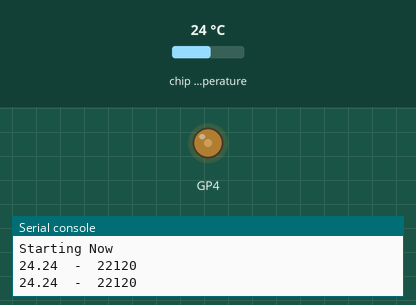
This program was run on a simulated Raspberry Pi Pico running MicroPython. On the bench: output pins drawn as LEDs (lit = HIGH), the last lines printed to the serial console. The inputs (shaded band) are chosen by the test bench; at power-on: chip temperature 24 °C.

Above: at 1.2 s.
1.3 s: chip temperature set to 1 °C
At 2.5 s:
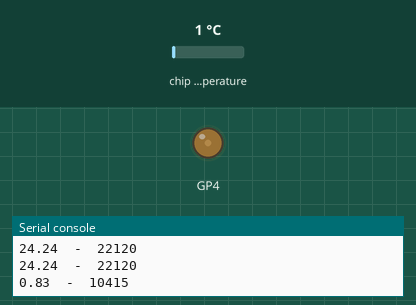
3.5 s: chip temperature set to 11 °C
At 5.2 s:
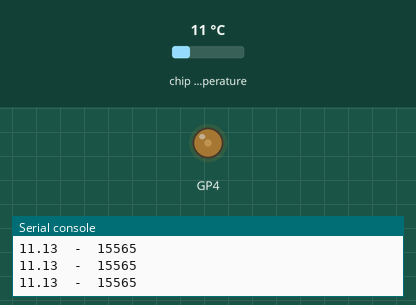
Timing chart, 0 to 6.7 s (numbered marks = the images above; inputs shaded):
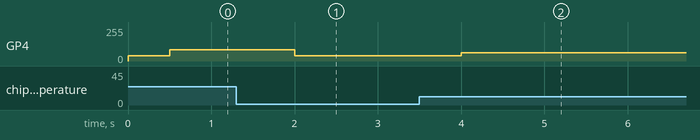

Measured:
- after the input at 1.3 s, GP4: 86/255 → 41/255 after 0.70 s
- after the input at 3.5 s, GP4: 41/255 → 61/255 after 0.50 s

The program:

main.py
```python
from machine import Pin, I2C, ADC, PWM

import network
import socket

import json

from utime import sleep_ms


with open("conf.json") as f:
    conf = json.load(f)

# wifi (only for W ver)
WIFI_SSID = conf["global"]["wi_fi"]["ssid"]
WIFI_PASSWORD = conf["global"]["wi_fi"]["password"]

# cooler params
COOLER_PWM_PIN = conf["project"]["pwm_pin"]
COOLER_PWM_FREQ = conf["project"]["pwm_freq"]
DUTY_MAX = conf["project"]["duty_max"]
DUTY_MIN = conf["project"]["duty_min"]

# temp params
TEMP_TABLE = conf["project"]["temp_table"]
TEMP_FACTOR = conf["project"]["temp_factor"]
TEMP_FACTOR_ARG = conf["project"]["temp_factor_arg"]


class Temperature:
        def __init__(self):
                self.sensor = ADC(4)
                self.factor = 3.3 / (65535)

        def data(self) -> float:
                reading = self.sensor.read_u16() * self.factor
                return round(27 - (reading - 0.706)/0.001721,2)


class Cooler:
        def __init__(self, pin: int = 4, freq: int = 1000, duty: int = 20000):
                self.pwm = PWM(Pin(pin), freq=freq, duty_u16=duty)

        def set_speed(self, duty: int):
                self.pwm.duty_u16(duty)


class WiFi:
        def __init__(self, ssid: str, password: str):
                self.ssid = ssid
                self.password = password


tsensor = Temperature()
cooler = Cooler(pin=COOLER_PWM_PIN, freq=COOLER_PWM_FREQ, duty=DUTY_MIN)
wifi = WiFi(WIFI_SSID, WIFI_PASSWORD)


print("Starting Now")

while True:
        tmprtr = tsensor.data()
        # print(tmprtr)
        sleep_ms(500)

        if TEMP_FACTOR and TEMP_FACTOR_ARG > 0:
                duty = round(DUTY_MIN + tmprtr * TEMP_FACTOR_ARG)
                print(tmprtr, " - ", duty)
                cooler.set_speed(duty)
        else:
                for tparam in TEMP_TABLE:
                        if tmprtr > tparam["temp_min"] and tmprtr <= tparam["temp_max"]:
                                cooler.set_speed(tparam["duty"])
                                print(tmprtr, " - ", tparam["duty"])
                                break
                        else:
                                continue
```
